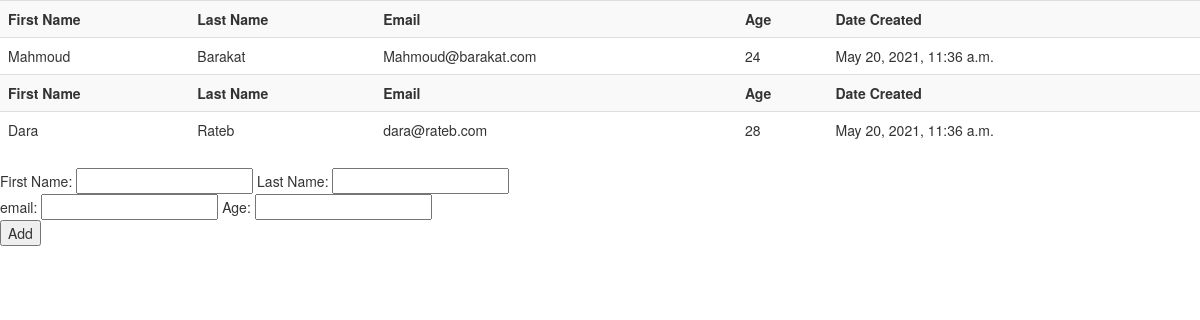
Before: / with the older database file.
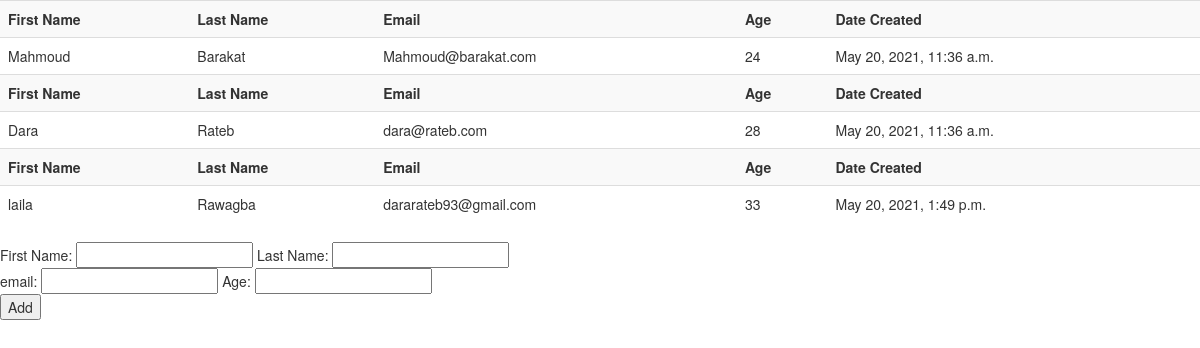
After: the same page with the newer database file.
### users_app/models.py (models this page shows)
class Users (models.Model):
    firstname=models.CharField(max_length=45)
    last_name=models.CharField(max_length=45)
    email_address=models.CharField(max_length=60)
    age=models.IntegerField()
    created_at=models.DateTimeField(auto_now_add=True)
    updated_at=models.DateTimeField(auto_now=True)

### users_app/views.py (the view)
# urls.py: path('',views.form),
def form(request):
    context = {
        "Guys": Users.objects.all()
    }
    return render(request, "index.html", context)

### users_app/templates/index.html (shortened to what this page needs)
<!DOCTYPE html>
<html lang="en">
<head>
    <link rel="stylesheet" href="https://maxcdn.bootstrapcdn.com/bootstrap/3.4.1/css/bootstrap.min.css">
</head>
<body>
    <table class="table table-striped table-dark">
        {% for x in Guys %}
        <tr>
            <th>First Name</th>
            <th>Last Name</th>
            <th>Email </th>
            <th>Age </th>
            <th>Date Created </th>
        </tr>
        <tr>
            <td>{{ x.firstname }}</td>
            <td>{{ x.last_name }}</td>
            <td>{{x.email_address}}</td>
            <td>{{x.age}}</td>
            <td>{{x.created_at}}</td>
        </tr>
        {% endfor %}
    </table>
    <form action="/add" method='post'>
        First Name:  <input type="text" name="firstname">
        Last Name: <input type="text" name="last_name"><br>
        email: <input type="text" name="email_address">
        Age: <input type="number" name="age"><br>
        <button type="submit">Add</button>
    </form>
</body>
</html>

Changed rows visible on the page:
added Users: firstname "laila", last_name "Rawagba", email_address "dararateb93@gmail.com", age "33", created_at "May 20, 2021, 1:49 p.m."
